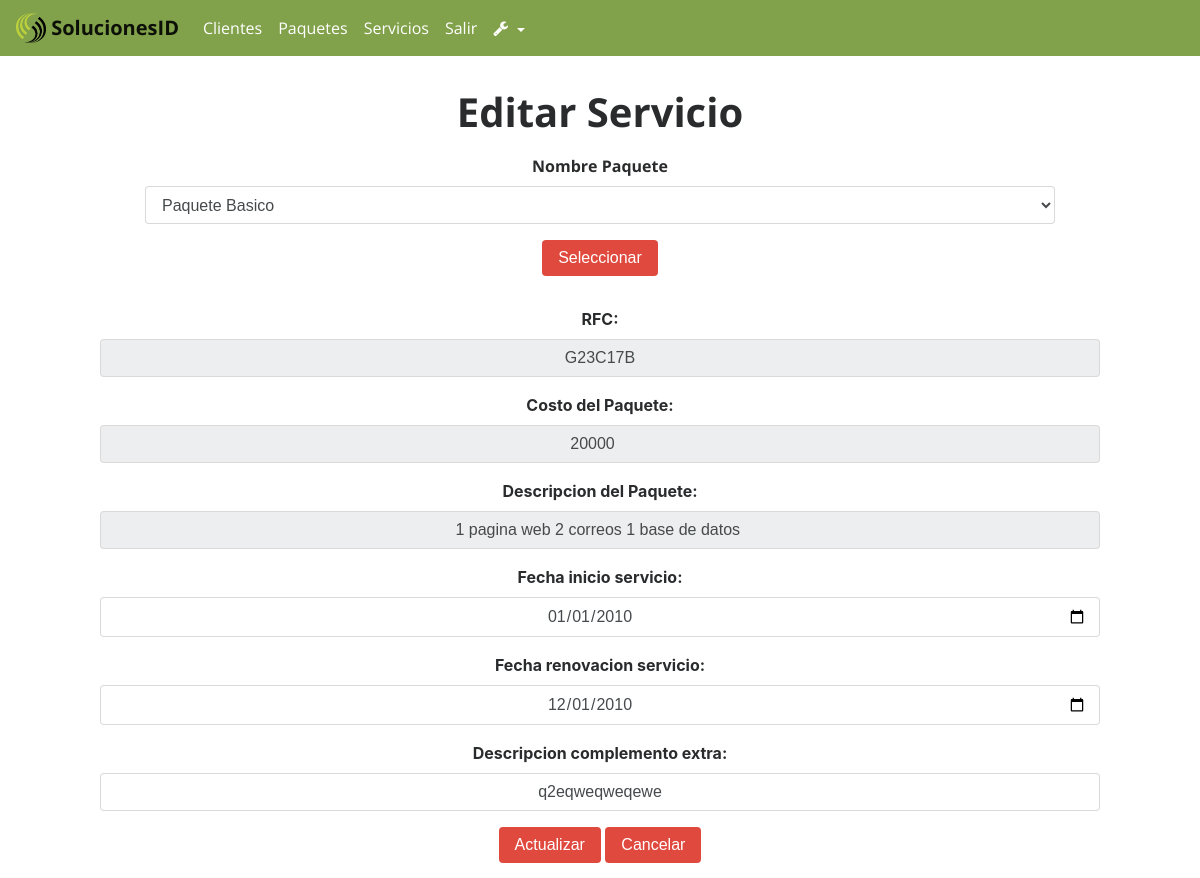
Page /index.php?action=EditarServicio&idServicio=15 (signed in) on the committed database.
### tables this page shows
CREATE TABLE `Servicio` (
  `idServicio` int(11) NOT NULL,
  `RFC` varchar(13) DEFAULT NULL,
  `nombrePaquete` varchar(30) NOT NULL,
  `costoServicio` int(11) DEFAULT NULL,
  `descripcion` varchar(150) NOT NULL,
  `inicioServicio` date DEFAULT NULL,
  `FechadeRenovacion` date DEFAULT NULL,
  `descripcionServicioExtra` varchar(150) DEFAULT NULL
);

### controllers/controllerAdministrador.php (called while the page is built, shortened)
<?php
class ControllerAdministrador{
	public function pagina(){
		include "views/template.php";
	}
	public function enlacesPaginasController(){
		if(isset( $_GET['action'])){
			$enlaces = $_GET['action'];
		}
		else{
			$enlaces = "index";
		}
		$respuesta = Paginas::enlacesPaginasModel($enlaces);
		include $respuesta;
	}
}
?>

### index.php (called while the page is built, shortened)
<?php
require_once 'models/ModelPaquete.php';
require_once 'models/ModelServicio.php';
require_once "controllers/controllerAdministrador.php";
require_once 'controllers/controllerServicio.php';
$mvc = new ControllerAdministrador();
$mvc -> pagina();
?>

### models/conexionBD.php (called while the page is built)
<?php
class Conexion{
	public static function conectar(){
		$link = new PDO("mysql:host=localhost;dbname=u700675089_soluc","root","ger3uicab");
		return $link;
	}
}
?>

### models/ModelPaquete.php (called while the page is built, shortened)
<?php
require_once "conexionBD.php";
class ModelPaquete extends Conexion{
	public static function visualizarPaqueteModel(){
		$stmt = Conexion::conectar()->prepare("SELECT idPaquete,nombrePaquete,costoPaquete,tipoPaquete,descripcionPaquete FROM Paquete");
		$stmt->execute();
		return $stmt->fetchAll();
	}
}
?>

### controllers/controllerServicio.php (called while the page is built, shortened)
<?php
 class MvcControllerServicio{
      public function ObtenerDatosPaquetes(){
		$respuesta = ModelPaquete::visualizarPaqueteModel();
		return $respuesta;
	}
	public function editarServicioController(){
		$idServicio = $_GET["idServicio"];
		$respuesta = ModelServicio::editarServicioModel($idServicio);
		return $respuesta;
	}
}
?>

### models/ModelServicio.php (called while the page is built, shortened)
<?php
require_once 'conexionBD.php';
class ModelServicio extends Conexion{
	public static function editarServicioModel($idServicio){
		$stmt = Conexion::conectar()->prepare("SELECT idServicio,RFC,nombrePaquete,costoServicio,descripcion,inicioServicio,fechadeRenovacion,descripcionServicioExtra FROM Servicio WHERE idServicio= :idServicio");
		$stmt->bindParam(":idServicio", $idServicio, PDO::PARAM_STR);
		$stmt->execute();
		return $stmt->fetch();
	}
}
 ?>

### views/modules/EditarServicio.php (the view, shortened to what this page needs)
<?php
 $nombrepaquete = new MvcControllerServicio();
 $nombrespaquetes= $nombrepaquete->ObtenerDatosPaquetes();
?>
<div class="text-center">
<h1 class="text-center title-form-cli">Editar Servicio</h1>
</div>
<div class="container text-center form-group">
  <form method="post" id="form-registro">
            <div class="form-group">
                    <label>Nombre Paquete </label>
                     <select class="form-control" name="nombrePaquete">
                            <?php
                                foreach($nombrespaquetes as $row => $item) {
                            ?>
                            <option value = " <?php   echo $item['nombrePaquete']; ?> "><?php echo $item['nombrePaquete']; ?></option>
                            <?php
                                }
                           ?>
                     </select>
              </div>
               <div class="form-group">
                     <button type="submit" class="btn btn-primary">Seleccionar</button>
              </div>
  </form>
</div>
<?php
$paquete = new MvcControllerServicio();
$infopaquete = $paquete -> ObtenerDatosPaquete();
 ?>
<?php
$traerdatos = new MvcControllerServicio();
$respuesta = $traerdatos -> editarServicioController();
?>
 <div >
		<form method="post" id="form-registro">
			<div class="form-group">
				<label>RFC:</label>
             	<input class="form-control"  readonly="readonly" type="text" value="<?php echo $respuesta["RFC"]; ?>" name="RFC" required>
			</div>
			<div class="form-group">
				<label>Costo del Paquete:</label>
			 	<input class="form-control" type="number" value="<?php if(isset($infopaquete["costoPaquete"])){
			 		echo $infopaquete["costoPaquete"];
			 	}else{
                    echo  $respuesta["costoServicio"];
			 	}
			 	 ?>" name="costoServicio" readonly="readonly">
			</div>
			<div class="form-group">
				<label>Descripcion del Paquete:</label>
				<input class="form-control" type="text" value="<?php if (isset( $infopaquete["descripcionPaquete"])) {
				        echo  $infopaquete["descripcionPaquete"];
				}else{
					echo $respuesta["descripcion"];
					} ?>" name="descripcion" readonly="readonly" >
			</div>
			<div class="form-group">
				<label>Fecha inicio servicio:</label>
				<input class="form-control" type="date" value="<?php echo $respuesta["inicioServicio"]; ?>" name="inicioServicio" required>
			</div>
			<div class="form-group">
				<label>Fecha renovacion servicio:</label>
				<input class="form-control" type="date" value="<?php echo $respuesta["fechadeRenovacion"]; ?>" name="fechadeRenovacion" required>
			</div>
			<div class="form-group">
				<label>Descripcion complemento extra:</label>
				<input class="form-control" type="text" value="<?php echo $respuesta["descripcionServicioExtra"]; ?>" name="descripcionServicioExtra" required>
			</div>
			 <button type="submit" class="btn btn-primary">Actualizar</button>
			 <button type="button" class="btn btn-primary"  onClick="location.href ='index.php?action=RegistrosServicios'">Cancelar</button>
       </form>
   </div>

### views/assets/css/style.css (style rules this page uses)
* { padding: 0; margin: 0; box-sizing: content-box; }
body { padding-top: 70px; }
.title-form-cli { margin-bottom: 20px; margin-top: 20px; font-weight: bold }
h1 { font-size: 30px; font-weight: bold; }
.text-center { font-family: 'Open Sans', sans-serif; font-weight:bold; }
#form-registro { text-align: center; margin-left: 100px; margin-right: 100px; }
#form-registro input[type=text] { text-align: center; margin-bottom: 15px; }
#form-registro input[type=date] { text-align: center; margin-bottom: 15px; }
#form-registro button[type=submit] { text-align: center; margin-bottom: 15px; }
#form-registro button[type=button] { text-align: center; margin-bottom: 15px; }
#form-registro input[type=number] { text-align: center; margin-bottom: 15px; }
#form-registro label { font-weight: bold; }
#form-registro div button { background-color: #E0493E; color: white; border: black; }
#form-registro button { background-color: #E0493E; color: white; border: black; }

### rows in the picture
servicio: RFC "G23C17B", costoServicio "20000", descripcion "1 pagina web 2 correos 1 base de datos", inicioServicio "01/01/2010", fechadeRenovacion "12/01/2010", descripcionServicioExtra "q2eqweqweqewe"

### other values in the picture
form field nombrePaquete "Paquete Basico"
